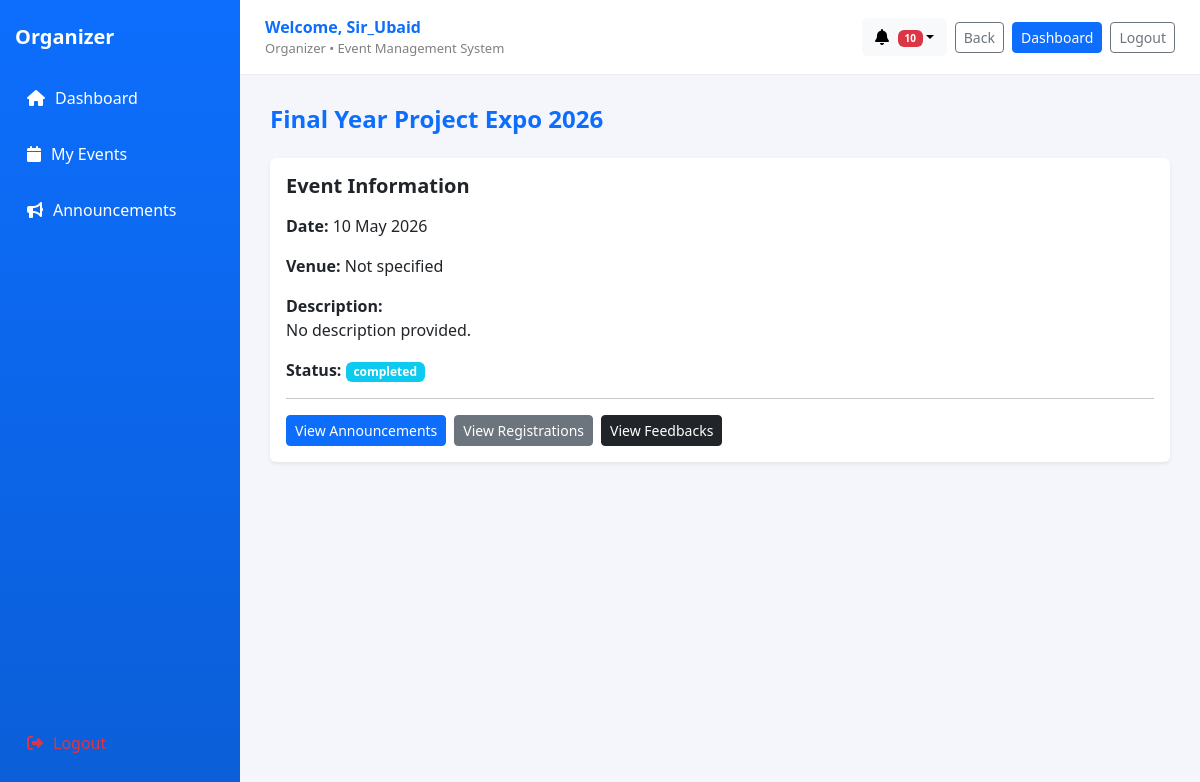
Page /event/9/ (signed in) on the committed database.
### accounts/models.py (models this page shows, shortened)
class Profile(models.Model):
    ROLE_CHOICES = [
        ('student', 'Student'),
        ('faculty', 'Faculty'),
        ('organizer', 'Organizer'),
    ]
    user = models.OneToOneField(User, on_delete=models.CASCADE)
    role = models.CharField(max_length=20, choices=ROLE_CHOICES)
    email_verified = models.BooleanField(default=False)
    verification_token = models.UUIDField(default=uuid.uuid4)
    is_organizer = models.BooleanField(default=False)  # Add this field

### events/models.py (models this page shows, shortened)
class Event(models.Model):
    name = models.CharField(max_length=200)
    category = models.ForeignKey(Category, on_delete=models.CASCADE)
    description = models.TextField(blank=True)
    organizer = models.ForeignKey(
        User,
        on_delete=models.SET_NULL,
        null=True,
        blank=True,
        related_name="organized_events"
    )
    venue = models.CharField(max_length=255, blank=True, null=True)
    date = models.DateField(null=True, blank=True)
    status = models.CharField(
        max_length=20,
        choices=EventStatus.choices,
        default=EventStatus.CREATED
    )
    created_at = models.DateTimeField(auto_now_add=True)
    class Meta:
        ordering = ['-created_at']

### events/views.py (the view)
# urls.py: path('event/<int:event_id>/', views.view_event, name='view_event'),
@login_required
def view_event(request, event_id):
    event = get_object_or_404(Event, id=event_id)
    proposal = EventProposal.objects.filter(event=event).order_by("-id").first()
    is_registered = event.registrations.filter(student=request.user).exists()
    feedback_obj = Feedback.objects.filter(event=event, student=request.user).first()
    return render(request, "events/view_event.html", {
        "event": event,
        "proposal": proposal,
        "is_registered": is_registered,
        "feedback": feedback_obj,
        "feedback_submitted": feedback_obj is not None,
        "role": get_role(request.user)
    })

### events/context_processors.py (called while the page is built)
def notifications_context(request):
    if not request.user.is_authenticated:
        return {}
    user_notifications = Notification.objects.filter(
        user=request.user
    ).order_by("-created_at")
    unread_count = user_notifications.filter(is_read=False).count()
    return {
        "notifications": user_notifications[:10],
        "unread_notifications": unread_count
    }

### events/views.py (called while the page is built)
def get_role(user):
    if user.is_superuser:
        return "admin"
    if hasattr(user, "profile") and hasattr(user.profile, "role"):
        return user.profile.role
    return "student"

### events/templates/events/view_event.html (shortened to what this page needs)
{% extends "accounts/dashboard_base.html" %}
{% block content %}
<div class="box">
    <h4 class="text-primary fw-bold mb-4">
        {{ event.name }}
    </h4>
    <div class="card shadow-sm border-0">
        <div class="card-body">
            <h5 class="fw-semibold mb-3">Event Information</h5>
            <p>
                <strong>Date:</strong>
                {{ event.date|date:"d M Y" }}
            </p>
            <p>
                <strong>Venue:</strong>
                {{ event.venue|default:"Not specified" }}
            </p>
            <p class="mt-3">
                <strong>Description:</strong><br>
                {{ event.description|default:"No description provided." }}
            </p>
            <p class="mt-3">
                <strong>Status:</strong>
                <span class="badge bg-info">
                    {{ event.status }}
                </span>
            </p>
            <hr>
            <div class="d-flex flex-wrap gap-2">
                <a href="{% url 'events:event_announcements' event.id %}"
                   class="btn btn-primary btn-sm">
                    View Announcements
                </a>
                {% if role == "organizer" %}
                    <a href="{% url 'events:event_registrations' event.id %}"
                       class="btn btn-secondary btn-sm">
                        View Registrations
                    </a>
                    <a href="{% url 'events:view_feedbacks' event.id %}"
                       class="btn btn-dark btn-sm">
                        View Feedbacks
                    </a>
                {% endif %}
            </div>
        </div>
    </div>
</div>
{% endblock %}

### accounts/templates/accounts/dashboard_base.html (shortened to what this page needs)
{% load static %}
<!DOCTYPE html>
<html lang="en">
<head>
    <link href="https://cdn.jsdelivr.net/npm/bootstrap@5.3.3/dist/css/bootstrap.min.css" rel="stylesheet">
    <link rel="stylesheet" href="https://cdnjs.cloudflare.com/ajax/libs/font-awesome/6.4.0/css/all.min.css">
</head>
<body>
<div class="layout">
    <div class="sidebar">
        <h5>
            {% if request.user.is_superuser %}
                Admin
            {% else %}
                {{ role|default:"student"|title }}
            {% endif %}
        </h5>
        {% if role == 'organizer' %}
            <a href="{% url 'events:dashboard' %}" class="nav-link">
                <i class="fa fa-home"></i> Dashboard
            </a>
            <a href="{% url 'events:my_events' %}" class="nav-link">
                <i class="fa fa-calendar"></i> My Events
            </a>
            <a href="{% url 'events:send_announcement' %}" class="nav-link">
                <i class="fa fa-bullhorn"></i> Announcements
            </a>
        {% else %}
            <a href="{% url 'events:my_events' %}" class="nav-link">
                <i class="fa fa-calendar"></i> My Events
            </a>
        {% endif %}
        <div class="mt-auto">
            <a href="{% url 'logout' %}" class="nav-link text-danger">
                <i class="fa fa-sign-out-alt"></i> Logout
            </a>
        </div>
    </div>
    <div class="main">
        <div class="topbar">
            <div>
                <div class="welcome">
                    Welcome, {{ request.user.username }}
                </div>
                <div class="subtext">
                    {% if request.user.is_superuser %}
                        Admin
                    {% else %}
                        {{ role|default:"student"|title }}
                    {% endif %}
                    • Event Management System
                </div>
            </div>
            <div class="d-flex align-items-center gap-2">
                <div class="dropdown position-relative">
                    <button class="btn btn-light position-relative dropdown-toggle" data-bs-toggle="dropdown">
                        <i class="fa fa-bell"></i>
                        {% if notifications %}
                            {% if notifications|length > 0 %}
                                <span class="badge bg-danger notif-badge">
                                    {{ notifications|length }}
                                </span>
                            {% endif %}
                        {% endif %}
                    </button>
                </div>
                <button onclick="history.back()" class="btn btn-outline-secondary btn-sm">
                    Back
                </button>
                {% if request.user.is_superuser %}
                    <a href="/admin/" class="btn btn-primary btn-sm">Admin</a>
                {% elif role == 'organizer' %}
                    <a href="{% url 'events:dashboard' %}" class="btn btn-primary btn-sm">Dashboard</a>
                {% else %}
                    <a href="{% url 'events:available_events' %}" class="btn btn-primary btn-sm">Events</a>
                {% endif %}
                <a href="{% url 'logout' %}" class="btn btn-outline-secondary btn-sm">Logout</a>
            </div>
        </div>
        <div class="content">
            {% block content %}{% endblock %}
        </div>
    </div>
</div>
</body>
</html>

### accounts/templates/accounts/dashboard_base.html (style rules this page uses)
body { margin: 0; font-family: 'Segoe UI', sans-serif; background: #f4f6fb; }
.layout { display: flex; min-height: 100vh; }
.sidebar { width: 240px; background: linear-gradient(180deg, #0d6efd, #0b5ed7); color: white; padding: 25px 15px; display: flex; flex-direction: column; }
.sidebar h5 { margin-bottom: 25px; font-weight: 600; text-transform: capitalize; }
.nav-link { color: white; padding: 12px; border-radius: 8px; margin-bottom: 8px; display: flex; align-items: center; gap: 10px; text-decoration: none; }
.main { flex: 1; display: flex; flex-direction: column; }
.topbar { height: 75px; background: white; border-bottom: 1px solid #eee; display: flex; justify-content: space-between; align-items: center; padding: 0 25px; }
.welcome { font-size: 16px; font-weight: 700; color: #0d6efd; }
.subtext { font-size: 13px; color: gray; }
.content { padding: 30px; }
.notif-badge { position: absolute; top: -5px; right: -5px; font-size: 10px; }

### rows in the picture
Profile: role "Organizer"
Event: name "Final Year Project Expo 2026", date "10 May 2026", venue "Not specified", description "No description provided.", status "completed"

### other values in the picture
{{ request.user.username }} "Sir_Ubaid"
{{ notifications|length }} "10"
